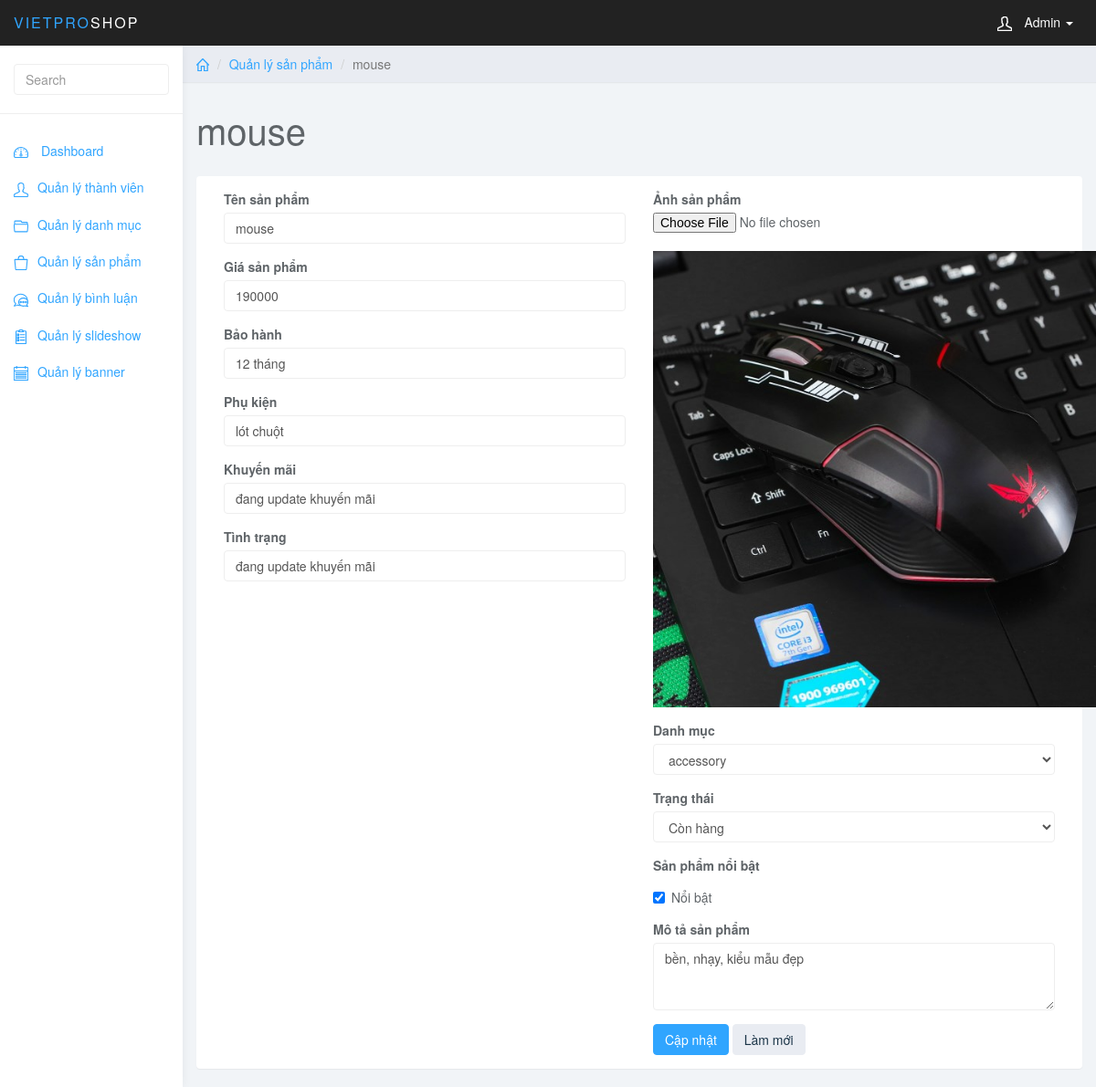
The app's page /admin/index.php?page_layout=edit_product&prd_id=39 (signed in) with its own data.
### tables this page shows
CREATE TABLE `product` (
  `prd_id` int(11) NOT NULL,
  `cat_id` int(11) NOT NULL,
  `prd_name` varchar(255) NOT NULL,
  `prd_image` varchar(255) NOT NULL,
  `prd_price` int(11) UNSIGNED NOT NULL,
  `prd_warranty` varchar(255) NOT NULL,
  `prd_accessories` varchar(255) NOT NULL,
  `prd_new` varchar(255) NOT NULL,
  `prd_promotion` varchar(255) NOT NULL,
  `prd_status` int(1) NOT NULL,
  `prd_featured` int(1) NOT NULL,
  `prd_details` text NOT NULL
);

CREATE TABLE `category` (
  `cat_id` int(11) NOT NULL,
  `cat_name` varchar(255) NOT NULL
);

### admin/edit_product.php (the view, shortened to what this page needs)
<?php
    $prd_id = $_GET['prd_id'];
    $sql = "SELECT * FROM product WHERE prd_id = $prd_id";
    $query = mysqli_query($conn, $sql);
    $row = mysqli_fetch_assoc($query);
    $sql_cat = "SELECT * FROM category ORDER BY cat_id ASC";
    $query_cat = mysqli_query($conn, $sql_cat);
?>
	<div class="col-sm-9 col-sm-offset-3 col-lg-10 col-lg-offset-2 main">
		<div class="row">
			<ol class="breadcrumb">
                <li><a href="#"><svg class="glyph stroked home"><use xlink:href="#stroked-home"></use></svg></a></li>
                <li><a href="">Quản lý sản phẩm</a></li>
				<li class="active"><?php echo $row['prd_name']; ?></li>
			</ol>
		</div>
		<div class="row">
			<div class="col-lg-12">
				<h1 class="page-header"><?php echo $row['prd_name']; ?></h1>
			</div>
        </div>
        <div class="row">
                <div class="col-lg-12">
                    <div class="panel panel-default">
                        <div class="panel-body">
                            <div class="col-md-6">
                                <form role="form" method="post" enctype="multipart/form-data">
                                <div class="form-group">
                                    <label>Tên sản phẩm</label>
                                    <input type="text" name="prd_name" required class="form-control" value="<?php echo $row['prd_name']; ?>"  placeholder="">
                                </div>
                                <div class="form-group">
                                    <label>Giá sản phẩm</label>
                                    <input type="number" name="prd_price" required value="<?php echo $row['prd_price']; ?>" class="form-control">
                                </div>
                                <div class="form-group">
                                    <label>Bảo hành</label>
                                    <input type="text" name="prd_warranty" required value="<?php echo $row['prd_warranty']; ?>" class="form-control">
                                </div>
                                <div class="form-group">
                                    <label>Phụ kiện</label>
                                    <input type="text" name="prd_accessories" required value="<?php echo $row['prd_accessories']; ?>" class="form-control">
                                </div>
                                <div class="form-group">
                                    <label>Khuyến mãi</label>
                                    <input type="text" name="prd_promotion" required value="<?php echo $row['prd_promotion']; ?>" class="form-control">
                                </div>
                                <div class="form-group">
                                    <label>Tình trạng</label>
                                    <input type="text" name="prd_new" required value="<?php echo $row['prd_promotion']; ?>" type="text" class="form-control">
                                </div>
                            </div>
                            <div class="col-md-6">
                                <div class="form-group">
                                    <label>Ảnh sản phẩm</label>
                                    <input type="file" name="prd_image">
                                    <br>
                                    <div>
                                        <img src="products/<?php echo $row['prd_image']; ?>">
                                    </div>
                                </div>
                                <div class="form-group">
                                    <label>Danh mục</label>
                                    <select name="cat_id" class="form-control">
                                    <?php
                                        while($row_cat = mysqli_fetch_assoc($query_cat)){
                                    ?>
                                        <option <?php if($row_cat['cat_id'] == $row['cat_id']){echo 'selected';} ?> value=<?php echo $row_cat['cat_id']; ?>><?php echo $row_cat['cat_name']; ?></option>
                                    <?php } ?>
                                    </select>
                                </div>
                                <div class="form-group">
                                    <label>Trạng thái</label>
                                    <select name="prd_status" class="form-control">
                                        <option <?php if($row['prd_status'] == 1){echo 'selected';} ?> value=1>Còn hàng</option>
                                    </select>
                                </div>
                                <div class="form-group">
                                    <label>Sản phẩm nổi bật</label>
                                    <div class="checkbox">
                                        <label>
                                            <input <?php if($row['prd_featured'] == 1){echo 'checked';} ?> name="prd_featured" type="checkbox" value=1>Nổi bật
                                        </label>
                                    </div>
                                </div>
                                <div class="form-group">
                                        <label>Mô tả sản phẩm</label>
                                        <textarea name="prd_details" required class="form-control" rows="3"><?php echo $row['prd_details']; ?></textarea>
                                    </div>
                                <button type="submit" name="sbm" class="btn btn-primary">Cập nhật</button>
                                <button type="reset" class="btn btn-default">Làm mới</button>
                            </div>
                        </div>
                    </div>
                </div>
            </div>
	</div>

### admin/css/styles.css (style rules this page uses)
body { background: #f1f4f7; padding-top: 50px; color: #5f6468; }
a, a:hover, a:focus { color: #30a5ff; }
h1, h2, h3, h4, h5, h6 { color: #5f6468; }
h1 { font-weight: 300; font-size: 40px; }
.form-control { border: 1px solid #eee; box-shadow: none; }
.btn-default, .btn-default:hover, .btn-default:focus, .btn-default:active, .btn-default.active, .open > .dropdown-toggle.btn-default, .btn-default.disabled, .btn-default[disabled], fieldset[disabled] .btn-default, .btn-default.disabled:hover, .btn-default[disabled]:hover, fieldset[disabled] .btn-default:hover, .btn-default.disabled:focus, .btn-default[disabled]:focus, fieldset[disabled] .btn-default:focus, .btn-default.disabled:active, .btn-default[disabled]:active, fieldset[disabled] .btn-default:active, .btn-default.disabled.active, .btn-default[disabled].active, fieldset[disabled] .btn-default.active { background-color: #e9ecf2; border-color: #e9ecf2; color: #1b3548; }
.btn-primary, .btn-primary:hover, .btn-primary:focus, .btn-primary:active, .btn-primary.active, .open > .dropdown-toggle.btn-primary, .btn-primary.disabled, .btn-primary[disabled], fieldset[disabled] .btn-primary, .btn-primary.disabled:hover, .btn-primary[disabled]:hover, fieldset[disabled] .btn-primary:hover, .btn-primary.disabled:focus, .btn-primary[disabled]:focus, fieldset[disabled] .btn-primary:focus, .btn-primary.disabled:active, .btn-primary[disabled]:active, fieldset[disabled] .btn-primary:active, .btn-primary.disabled.active, .btn-primary[disabled].active, fieldset[disabled] .btn-primary.active { background-color: #30a5ff; border-color: #30a5ff; }
.panel { border: 0; }
.breadcrumb { border-radius: 0; padding: 10px 15px; background: #e9ecf2; box-shadow: 0 1px 1px rgba(0, 0, 0, .05); margin: 0 ; }
h1.page-header { margin-top: 30px; border-bottom: 0; }
.breadcrumb .glyph { height: 14px; width: 14px; margin: -2px 0 0 0; stroke-width: 4px; }

### records on screen
product: prd_name "mouse", prd_price "190000", prd_warranty "12 tháng", prd_accessories "lót chuột", prd_promotion "đang update khuyến mãi", prd_new "đang update khuyến mãi", prd_image (picture), cat_id "accessory", prd_status "Còn hàng", prd_featured "☑", prd_details "bền, nhạy, kiểu mẫu đẹp"
